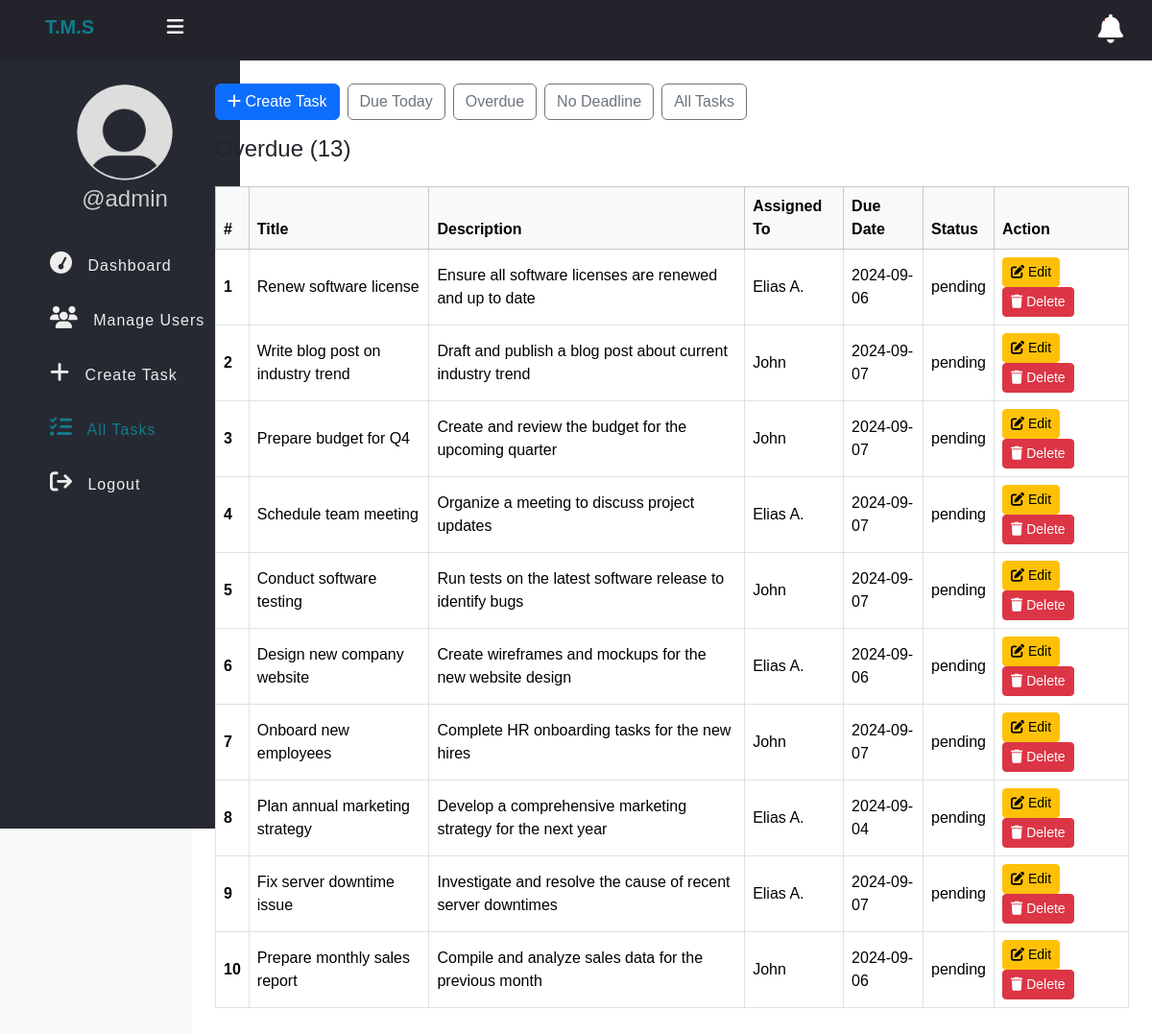
/tasks.php?due_date=Overdue (signed in), run on an earlier commit of the app's database.
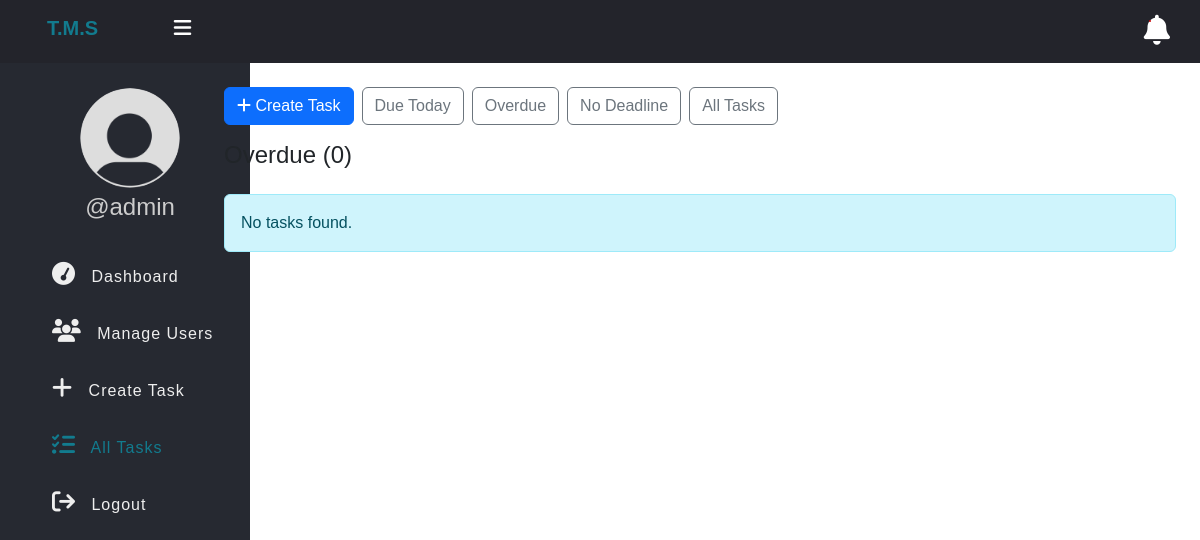
And on a later commit of the database.
### tables this page shows
CREATE TABLE `tasks` (
  `id` int(11) NOT NULL,
  `title` varchar(100) NOT NULL,
  `description` text DEFAULT NULL,
  `assigned_to` int(11) DEFAULT NULL,
  `client_id` int(11) NOT NULL,
  `due_date` date DEFAULT NULL,
  `status` enum('pending','in_progress','completed') DEFAULT 'pending',
  `created_at` timestamp NOT NULL DEFAULT current_timestamp()
);

CREATE TABLE `users` (
  `id` int(11) NOT NULL,
  `full_name` varchar(50) NOT NULL,
  `username` varchar(50) NOT NULL,
  `password` varchar(255) NOT NULL,
  `role` enum('admin','employee','client') NOT NULL,
  `created_at` timestamp NOT NULL DEFAULT current_timestamp()
);

### app/Model/Task.php (called while the page is built, shortened)
<?php
function get_all_tasks_overdue($conn, $page = 1, $per_page = 10)
{
	$offset = ($page - 1) * $per_page;
	$sql = "SELECT * FROM tasks WHERE due_date < CURDATE() AND status != 'completed' ORDER BY id DESC LIMIT :limit OFFSET :offset";
	$stmt = $conn->prepare($sql);
	$stmt->bindValue(':limit', (int)$per_page, PDO::PARAM_INT);
	$stmt->bindValue(':offset', (int)$offset, PDO::PARAM_INT);
	$stmt->execute();
	if ($stmt->rowCount() > 0) {
		$tasks = $stmt->fetchAll();
	} else $tasks = 0;
	return $tasks;
}
function count_tasks_overdue($conn)
{
	$sql = "SELECT id FROM tasks WHERE due_date < CURDATE() AND status != 'completed'";
	$stmt = $conn->prepare($sql);
	$stmt->execute([]);
	return $stmt->rowCount();
}

### app/Model/User.php (called while the page is built, shortened)
<?php
function get_all_users($conn, $role = null)
{
    $sql = "SELECT * FROM users";
    if ($role) {
        $sql .= " WHERE role = ?";
        $stmt = $conn->prepare($sql);
        $stmt->execute([$role]);
    } else {
        $sql .= " WHERE role IN (?, ?, ?)";
        $stmt = $conn->prepare($sql);
        $stmt->execute(["admin", "employee", "client"]);
    }
    if ($stmt->rowCount() > 0) {
        return $stmt->fetchAll();
    } else {
        return 0;
    }
}

### tasks.php (the view, shortened to what the changed rows need)
<?php
if (isset($_SESSION['role']) && isset($_SESSION['id']) && ($_SESSION['role'] == "admin" || $_SESSION['role'] == "client")) {
    include "DB_connection.php";
    include "app/Model/Task.php";
    include "app/Model/User.php";
    $text = "All Task";
    if (isset($_GET['due_date']) &&  $_GET['due_date'] == "Due Today") {
        $text = "Due Today";
        $tasks = get_all_tasks_due_today($conn);
        $num_task = count_tasks_due_today($conn);
    } else if (isset($_GET['due_date']) &&  $_GET['due_date'] == "Overdue") {
        $text = "Overdue";
        $tasks = get_all_tasks_overdue($conn);
        $num_task = count_tasks_overdue($conn);
    } else if (isset($_GET['due_date']) &&  $_GET['due_date'] == "No Deadline") {
        $text = "No Deadline";
        $tasks = get_all_tasks_NoDeadline($conn);
        $num_task = count_tasks_NoDeadline($conn);
    } else {
        $tasks = get_all_tasks($conn);
        $num_task = count_tasks($conn);
    }
    $users = get_all_users($conn);
?>
<!DOCTYPE html>
<html lang="en">
<head>
    <link href="https://cdn.jsdelivr.net/npm/bootstrap@5.3.2/dist/css/bootstrap.min.css" rel="stylesheet" />
    <link href="https://cdnjs.cloudflare.com/ajax/libs/font-awesome/6.5.0/css/all.min.css" rel="stylesheet" />
    <link rel="stylesheet" href="css/style.css" />
</head>
<body>
    <?php include "inc/header.php" ?>
    <div class="container-fluid">
        <div class="row">
            <div class="col-md-2 p-0 bg-light">
                <?php include "inc/nav.php" ?>
            </div>
            <div class="col-md-10 p-4">
                <?php if ($_SESSION['role'] == "admin") { ?>
                    <div class="mb-3 d-flex flex-wrap gap-2">
                        <a href="create_task.php" class="btn btn-primary"><i class="fa fa-plus"></i> Create Task</a>
                        <a href="tasks.php?due_date=Due Today" class="btn btn-outline-secondary">Due Today</a>
                        <a href="tasks.php?due_date=Overdue" class="btn btn-outline-secondary">Overdue</a>
                        <a href="tasks.php?due_date=No Deadline" class="btn btn-outline-secondary">No Deadline</a>
                        <a href="tasks.php" class="btn btn-outline-secondary">All Tasks</a>
                    </div>
                <?php } ?>
                <h4 class="mb-4"><?= htmlspecialchars($text) ?> (<?= intval($num_task) ?>)</h4>
                <?php if ($tasks != 0 && count($tasks) > 0) { ?>
                    <div class="table-responsive">
                        <table class="table table-bordered table-hover align-middle">
                            <thead class="table-light">
                                <tr>
                                    <th scope="col">#</th>
                                    <th scope="col">Title</th>
                                    <th scope="col">Description</th>
                                    <th scope="col">Assigned To</th>
                                    <th scope="col">Due Date</th>
                                    <th scope="col">Status</th>
                                    <th scope="col" style="width: 140px;">Action</th>
                                </tr>
                            </thead>
                            <tbody>
                                <?php $i = 0;
                                foreach ($tasks as $task) { ?>
                                    <tr>
                                        <th scope="row"><?= ++$i ?></th>
                                        <td><?= htmlspecialchars($task['title']) ?></td>
                                        <td><?= htmlspecialchars($task['description']) ?></td>
                                        <td>
                                            <?php
                                            $assignedName = "Unknown";
                                            foreach ($users as $user) {
                                                if ($user['id'] == $task['assigned_to']) {
                                                    $assignedName = htmlspecialchars($user['full_name']);
                                                    break;
                                                }
                                            }
                                            echo $assignedName;
                                            ?>
                                        </td>
                                        <td><?= $task['due_date'] === "" ? "No Deadline" : htmlspecialchars($task['due_date']) ?></td>
                                        <td><?= htmlspecialchars($task['status']) ?></td>
                                        <td>
                                            <?php if ($_SESSION['role'] == "admin") { ?>
                                                <a href="edit-task.php?id=<?= urlencode($task['id']) ?>" class="btn btn-sm btn-warning me-1">
                                                    <i class="fa fa-edit"></i> Edit
                                                </a>
                                            <?php } ?>
                                            <a href="delete-task.php?id=<?= urlencode($task['id']) ?>" class="btn btn-sm btn-danger" onclick="return confirm('Are you sure you want to delete this task?');">
                                                <i class="fa fa-trash"></i> Delete
                                            </a>
                                        </td>
                                    </tr>
                                <?php } ?>
                            </tbody>
                        </table>
                    </div>
                <?php } else { ?>
                    <div class="alert alert-info">No tasks found.</div>
                <?php } ?>
            </div>
        </div>
    </div>
</body>
</html>
<?php
} else {
    $em = "First login";
    header("Location: login.php?error=$em");
    exit();
}
?>

What changed in the data, as far as the page shows it:
removed tasks: title "Renew software license", description "Ensure all software licenses are renewed and up to date", assigned_to.full_name "Elias A.", due_date "2024-09-06", status "pending"
removed tasks: title "Write blog post on industry trend", description "Draft and publish a blog post about current industry trend", assigned_to.full_name "John", due_date "2024-09-07", status "pending"
removed tasks: title "Prepare budget for Q4", description "Create and review the budget for the upcoming quarter", assigned_to.full_name "John", due_date "2024-09-07", status "pending"
removed tasks: title "Schedule team meeting", description "Organize a meeting to discuss project updates", assigned_to.full_name "Elias A.", due_date "2024-09-07", status "pending"
removed tasks: title "Conduct software testing", description "Run tests on the latest software release to identify bugs", assigned_to.full_name "John", due_date "2024-09-07", status "pending"
removed tasks: title "Design new company website", description "Create wireframes and mockups for the new website design", assigned_to.full_name "Elias A.", due_date "2024-09-06", status "pending"
removed tasks: title "Onboard new employees", description "Complete HR onboarding tasks for the new hires", assigned_to.full_name "John", due_date "2024-09-07", status "pending"
removed tasks: title "Plan annual marketing strategy", description "Develop a comprehensive marketing strategy for the next year", assigned_to.full_name "Elias A.", due_date "2024-09-04", status "pending"
removed tasks: title "Fix server downtime issue", description "Investigate and resolve the cause of recent server downtimes", assigned_to.full_name "Elias A.", due_date "2024-09-07", status "pending"
removed tasks: title "Prepare monthly sales report", description "Compile and analyze sales data for the previous month", assigned_to.full_name "John", due_date "2024-09-06", status "pending"
Also different on the page:
$num_task: "13" → "0"
text no longer shown: "# Title Description Assigned To Due Date Status Action"
text now shown: "No tasks found."
